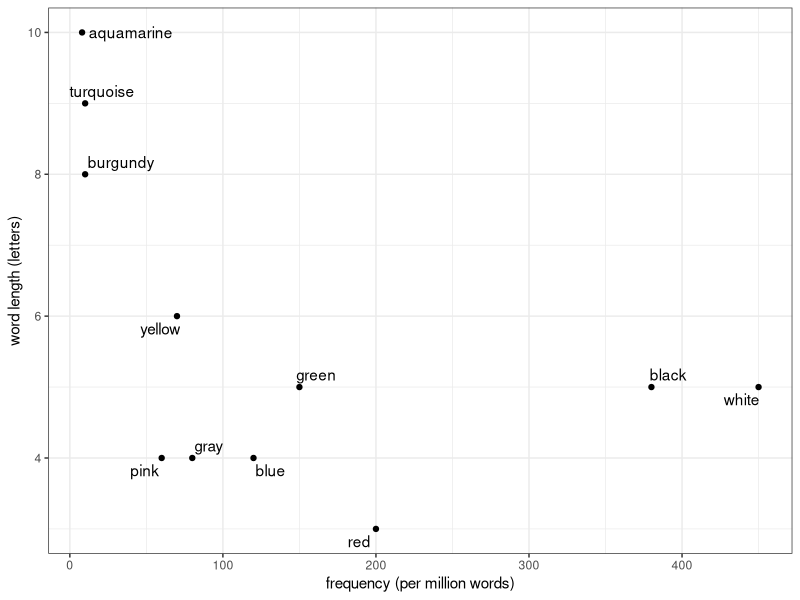
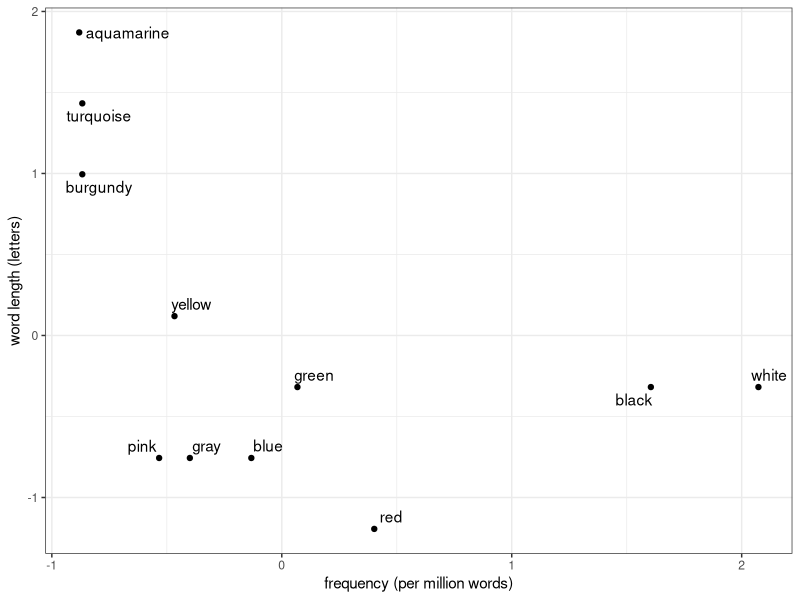
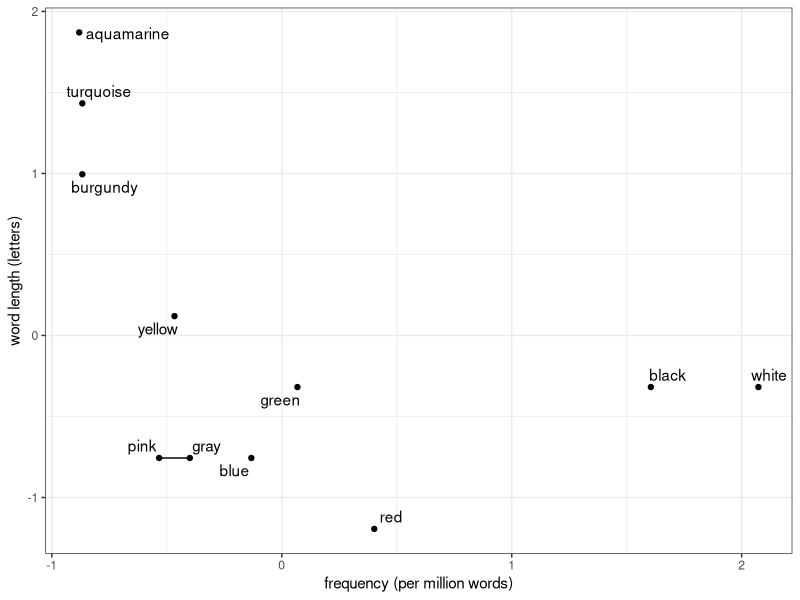
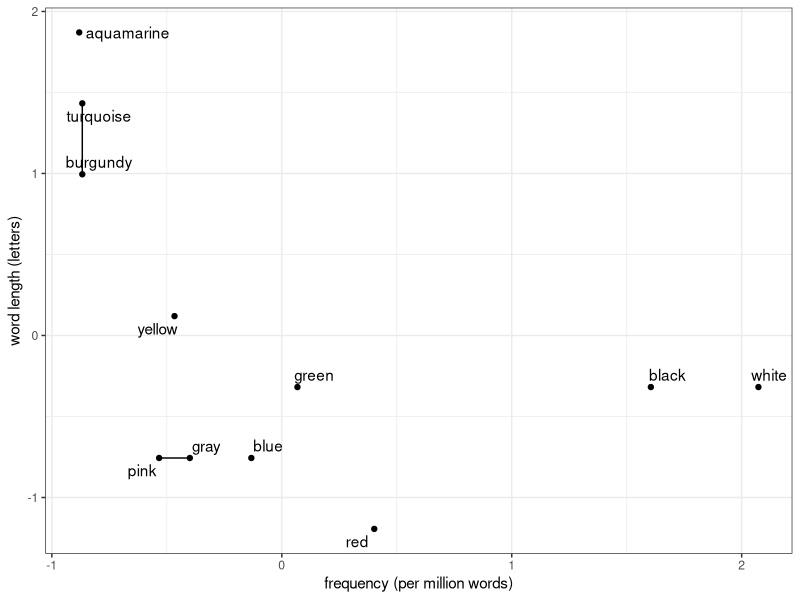
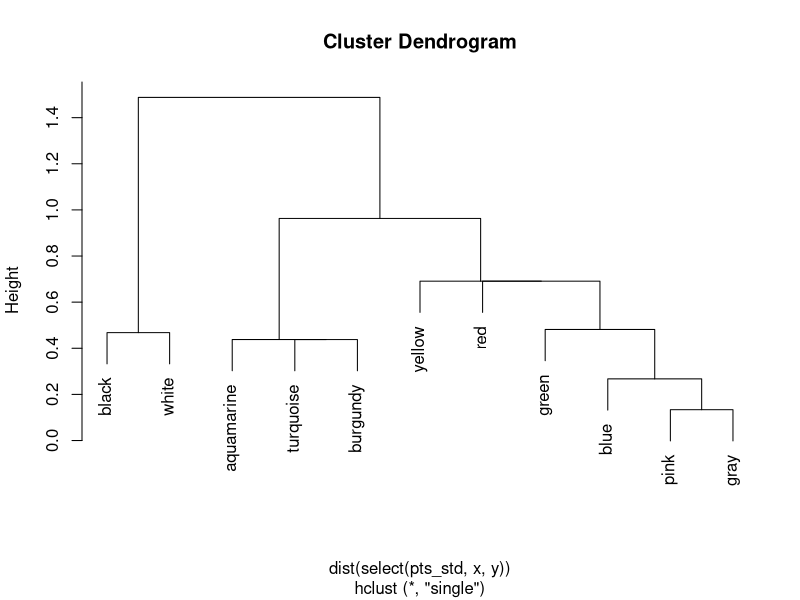
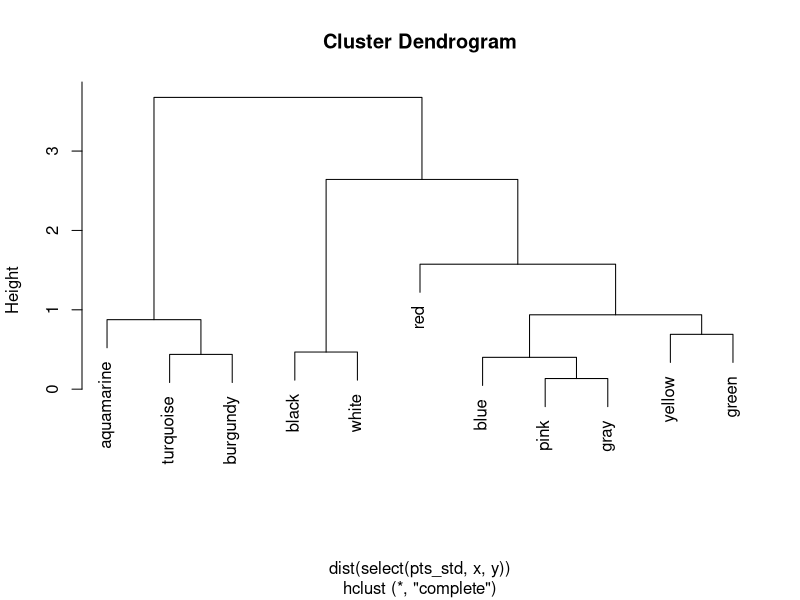
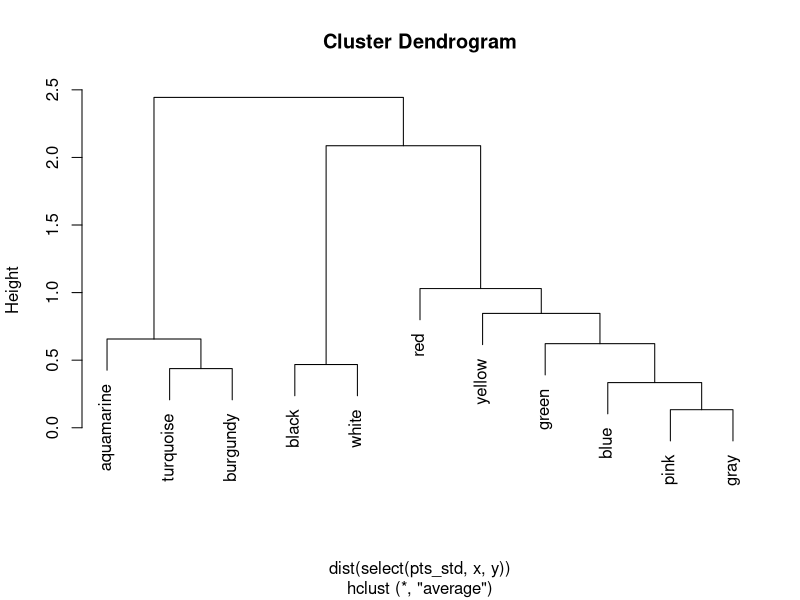
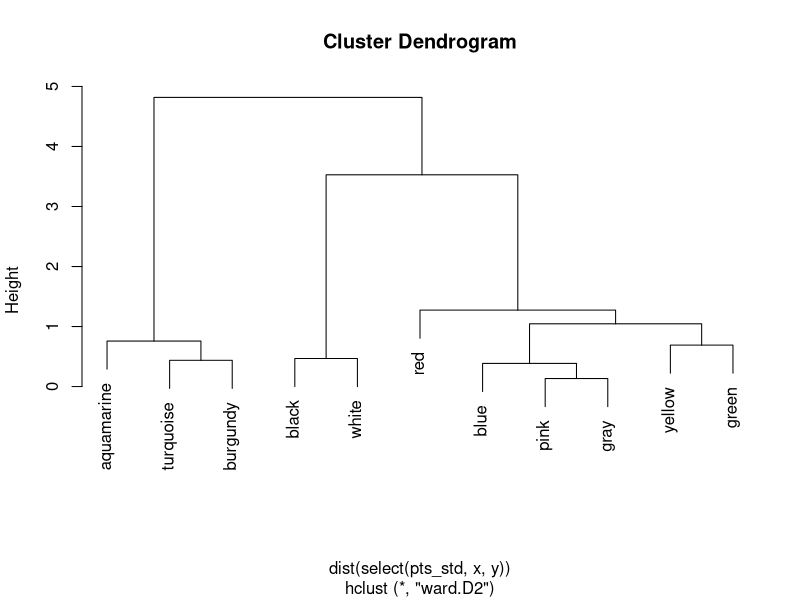

Here is the R script that generated these plots, in order:
## ---- chunk 1
library(ggplot2)
library(ggrepel)
library(dplyr)
theme_set(theme_bw())

pts <- data.frame(
  label = c("aquamarine", "turquoise", "burgundy",
            "yellow", "pink", "gray",
            "blue", "green", "red",
            "black", "white"),
  x = c(8, 10, 10,
        70, 60, 80,
        120, 150, 200,
        380, 450),
  y = c(10, 9, 8,
        6, 4, 4,
        4, 5, 3,
        5, 5)
)

ggplot(pts, aes(x = x, y = y, label = label)) +
  geom_point() +
  geom_text_repel() +
  labs(x = "frequency (per million words)",
       y = "word length (letters)")
## ---- chunk 2
pts_std <- pts |>
  mutate(x = scale(x),
         y = scale(y))

ggplot(pts_std, aes(x = x, y = y, label = label)) +
  geom_point() +
  geom_text_repel() +
  labs(x = "frequency (per million words)",
       y = "word length (letters)")
## ---- chunk 3
pink <- pts_std |> filter(label == "pink")
gray <- pts_std |> filter(label == "gray")

pg_dist <- sqrt((pink$x - gray$x)^2 + (pink$y - gray$y)^2)
## ---- chunk 4
ggplot(pts_std, aes(x = x, y = y, label = label)) +
  geom_point() +
  geom_path(data = filter(pts_std, label %in% c("pink", "gray"))) +
  geom_text_repel() +
  labs(x = "frequency (per million words)",
       y = "word length (letters)")
## ---- chunk 5
ggplot(pts_std, aes(x = x, y = y, label = label)) +
  geom_point() +
  geom_path(data = filter(pts_std, label %in% c("pink", "gray"))) +
  geom_path(data = filter(pts_std, label %in% c("burgundy", "turquoise"))) +
  geom_text_repel() +
  labs(x = "frequency (per million words)",
       y = "word length (letters)")
## ---- chunk 6
pts_std |>
  select(x, y) |>
  dist() |>
  hclust(method = "single") |>
  plot(labels = pts_std$label)
## ---- chunk 7
pts_std |>
  select(x, y) |>
  dist() |>
  hclust(method = "complete") |>
  plot(labels = pts_std$label)
## ---- chunk 8
pts_std |>
  select(x, y) |>
  dist() |>
  hclust(method = "average") |>
  plot(labels = pts_std$label)
## ---- chunk 9
pts_std |>
  select(x, y) |>
  dist() |>
  hclust(method = "ward.D2") |>
  plot(labels = pts_std$label)
## ---- chunk 10
library(cluster)

kmeans_results <- data.frame(
  K = 1:10,
  tot.withinss = NA,
  silhouette = NA
)

for (row in seq_len(nrow(kmeans_results))) {
  K <- kmeans_results$K[row]
  
  km <- kmeans(pts_std[, -1], K)
  
  kmeans_results$tot.withinss[row] <- km$tot.withinss
  kmeans_results$silhouette[row] <- if (K == 1) {
    0 
    } else {
      mean(silhouette(km$cluster, dist(pts_std[, -1]))[, "sil_width"])
    }
}

ggplot(kmeans_results, aes(x = K, y = tot.withinss)) +
  geom_point() + 
  geom_line() +
  scale_x_continuous(breaks = kmeans_results$K,
                     minor_breaks = NULL) +
  labs(x = "K", y = "Total within-cluster sum of squares")
## ---- chunk 11
ggplot(kmeans_results, aes(x = K, y = silhouette)) +
  geom_point() +
  geom_line() +
  scale_x_continuous(breaks = kmeans_results$K,
                     minor_breaks = NULL) +
  labs(x = "K", y = "Silhouette score")
